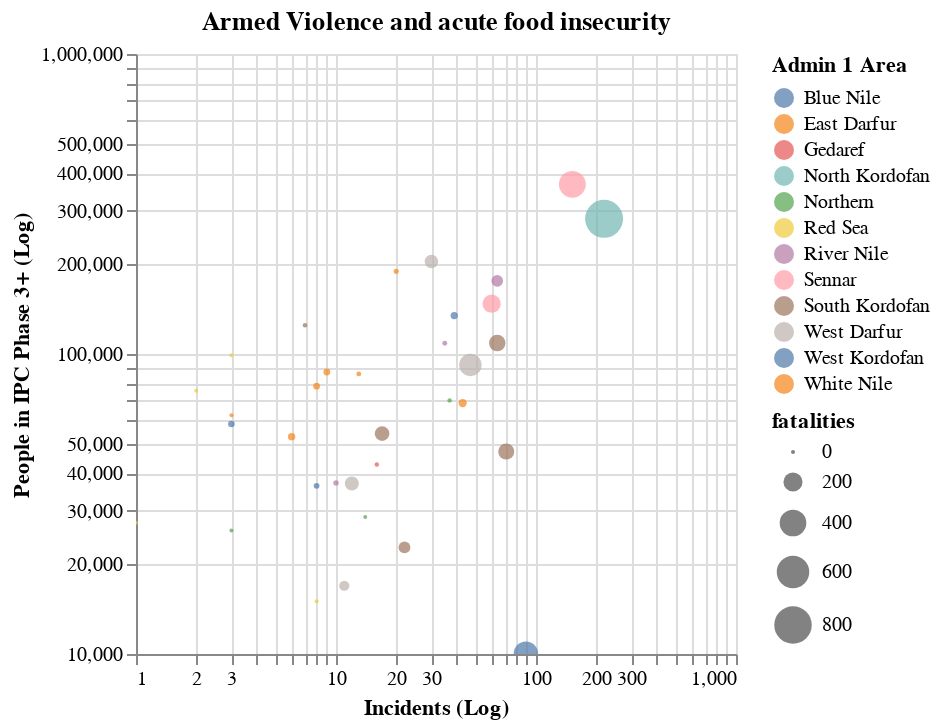

Write notebook code for a chart like this one.
### Code cell
# Create the chart with the selection and regression line
chart = alt.Chart(acled_ipc_adm2).mark_circle().encode(
    x=alt.X('event_id_cnty:Q', scale=alt.Scale(type='log'), title='Incidents (Log)'),
    y=alt.Y('Number:Q', scale=alt.Scale(type='log'), title='People in IPC Phase 3+ (Log)'),
    color=alt.Color('Level 1:N', legend=alt.Legend(title="Admin 1 Area")),
    size=alt.Size('fatalities:Q'),
    tooltip=['admin2', 'fatalities', 'Number']
).properties(
    title='Armed Violence and acute food insecurity'
).interactive()

chart.to_json()

with open('CC9_fig1.json', 'w') as f:
    f.write(chart)

### Figure 1 — Vega-Lite specification as saved in the notebook (floating-point values rounded to 4 significant figures)
{"config": {"view": {"continuousWidth": 300, "continuousHeight": 300}}, "data": {"name": "data-796e19c005c3079862ee0ee6a70aff80"}, "mark": {"type": "circle"}, "encoding": {"color": {"field": "Level 1", "legend": {"title": "Admin 1 Area"}, "type": "nominal"}, "size": {"field": "fatalities", "type": "quantitative"}, "tooltip": [{"field": "admin2", "type": "nominal"}, {"field": "fatalities", "type": "quantitative"}, {"field": "Number", "type": "nominal"}], "x": {"field": "event_id_cnty", "scale": {"type": "log"}, "title": "Incidents (Log)", "type": "quantitative"}, "y": {"field": "Number", "scale": {"type": "log"}, "title": "People in IPC Phase 3+ (Log)", "type": "quantitative"}}, "params": [{"name": "param_4", "select": {"type": "interval", "encodings": ["x", "y"]}, "bind": "scales"}], "title": "Armed Violence and acute food insecurity", "$schema": "https://vega.github.io/schema/vega-lite/v5.20.1.json", "datasets": {"data-796e19c005c3079862ee0ee6a70aff80": [{"admin2": "Abassiya", "fatalities": 115, "event_id_cnty": 17, "Date of analysis": "Apr 2024", "Country": "SDN", "Total country population": "47208125", "Level 1": "South Kordofan", "Area": "Abassiya", "Validity period": "current", "From": "2024-04-01", "To": "2024-05-31", "Phase": "3+", "Number": "54287", "Percentage": "0.4"}, {"admin2": "Adila", "fatalities": 5, "event_id_cnty": 13, "Date of analysis": "Apr 2024", "Country": "SDN", "Total country population": "47208125", "Level 1": "East Darfur", "Area": "Adila", "Validity period": "current", "From": "2024-04-01", "To": "2024-05-31", "Phase": "3+", "Number": "85845", "Percentage": "0.45"}, {"admin2": "An Nuhud", "fatalities": 21, "event_id_cnty": 39, "Date of analysis": "Apr 2024", "Country": "SDN", "Total country population": "47208125", "Level 1": "West Kordofan", "Area": "An Nuhud", "Validity period": "current", "From": "2024-04-01", "To": "2024-05-31", "Phase": "3+", "Number": "134355", "Percentage": "0.45"}, {"admin2": "Assalaya", "fatalities": 0, "event_id_cnty": 3, "Date of analysis": "Apr 2024", "Country": "SDN", "Total country population": "47208125", "Level 1": "East Darfur", "Area": "Assalaya", "Validity period": "current", "From": "2024-04-01", "To": "2024-05-31", "Phase": "3+", "Number": "62521", "Percentage": "0.4"}, {"admin2": "Atbara", "fatalities": 5, "event_id_cnty": 35, "Date of analysis": "Apr 2024", "Country": "SDN", "Total country population": "47208125", "Level 1": "River Nile", "Area": "Atbara", "Validity period": "current", "From": "2024-04-01", "To": "2024-05-31", "Phase": "3+", "Number": "108542", "Percentage": "0.3"}, {"admin2": "Babanusa", "fatalities": 333, "event_id_cnty": 89, "Date of analysis": "Apr 2024", "Country": "SDN", "Total country population": "47208125", "Level 1": "West Kordofan", "Area": "Babanusa", "Validity period": "current", "From": "2024-04-01", "To": "2024-05-31", "Phase": "3+", "Number": "10020", "Percentage": "0.6"}, {"admin2": "Barbar", "fatalities": 8, "event_id_cnty": 10, "Date of analysis": "Apr 2024", "Country": "SDN", "Total country population": "47208125", "Level 1": "River Nile", "Area": "Barbar", "Validity period": "current", "From": "2024-04-01", "To": "2024-05-31", "Phase": "3+", "Number": "37186", "Percentage": "0.15"}, {"admin2": "Basundah", "fatalities": 2, "event_id_cnty": 16, "Date of analysis": "Apr 2024", "Country": "SDN", "Total country population": "47208125", "Level 1": "Gedaref", "Area": "Basundah", "Validity period": "current", "From": "2024-04-01", "To": "2024-05-31", "Phase": "3+", "Number": "42800", "Percentage": "0.35"}, {"admin2": "Beida", "fatalities": 51, "event_id_cnty": 11, "Date of analysis": "Apr 2024", "Country": "SDN", "Total country population": "47208125", "Level 1": "West Darfur", "Area": "Beida", "Validity period": "current", "From": "2024-04-01", "To": "2024-05-31", "Phase": "3+", "Number": "16885", "Percentage": "0.5"}, {"admin2": "Delami", "fatalities": 72, "event_id_cnty": 22, "Date of analysis": "Apr 2024", "Country": "SDN", "Total country population": "47208125", "Level 1": "South Kordofan", "Area": "Delami", "Validity period": "current", "From": "2024-04-01", "To": "2024-05-31", "Phase": "3+", "Number": "22663", "Percentage": "0.5"}, {"admin2": "Delgo", "fatalities": 0, "event_id_cnty": 3, "Date of analysis": "Apr 2024", "Country": "SDN", "Total country population": "47208125", "Level 1": "Northern", "Area": "Delgo", "Validity period": "current", "From": "2024-04-01", "To": "2024-05-31", "Phase": "3+", "Number": "25786", "Percentage": "0.25"}, {"admin2": "Dilling", "fatalities": 148, "event_id_cnty": 64, "Date of analysis": "Apr 2024", "Country": "SDN", "Total country population": "47208125", "Level 1": "South Kordofan", "Area": "Dilling", "Validity period": "current", "From": "2024-04-01", "To": "2024-05-31", "Phase": "3+", "Number": "108770", "Percentage": "0.5"}, {"admin2": "Dongola", "fatalities": 2, "event_id_cnty": 37, "Date of analysis": "Apr 2024", "Country": "SDN", "Total country population": "47208125", "Level 1": "Northern", "Area": "Dongola", "Validity period": "current", "From": "2024-04-01", "To": "2024-05-31", "Phase": "3+", "Number": "70031", "Percentage": "0.25"}, {"admin2": "Dordieb", "fatalities": 0, "event_id_cnty": 1, "Date of analysis": "Apr 2024", "Country": "SDN", "Total country population": "47208125", "Level 1": "Red Sea", "Area": "Dordieb", "Validity period": "current", "From": "2024-04-01", "To": "2024-05-31", "Phase": "3+", "Number": "27361", "Percentage": "0.4"}, {"admin2": "Geisan", "fatalities": 16, "event_id_cnty": 3, "Date of analysis": "Apr 2024", "Country": "SDN", "Total country population": "47208125", "Level 1": "Blue Nile", "Area": "Geisan", "Validity period": "current", "From": "2024-04-01", "To": "2024-05-31", "Phase": "3+", "Number": "58455", "Percentage": "0.4"}, {"admin2": "Halfa", "fatalities": 0, "event_id_cnty": 14, "Date of analysis": "Apr 2024", "Country": "SDN", "Total country population": "47208125", "Level 1": "Northern", "Area": "Halfa", "Validity period": "current", "From": "2024-04-01", "To": "2024-05-31", "Phase": "3+", "Number": "28620", "Percentage": "0.3"}, {"admin2": "Haya", "fatalities": 0, "event_id_cnty": 3, "Date of analysis": "Apr 2024", "Country": "SDN", "Total country population": "47208125", "Level 1": "Red Sea", "Area": "Haya", "Validity period": "current", "From": "2024-04-01", "To": "2024-05-31", "Phase": "3+", "Number": "99110", "Percentage": "0.3"}, {"admin2": "Heiban", "fatalities": 3, "event_id_cnty": 7, "Date of analysis": "Apr 2024", "Country": "SDN", "Total country population": "47208125", "Level 1": "South Kordofan", "Area": "Heiban", "Validity period": "current", "From": "2024-04-01", "To": "2024-05-31", "Phase": "3+", "Number": "124651", "Percentage": "0.5"}, {"admin2": "Kadugli", "fatalities": 139, "event_id_cnty": 71, "Date of analysis": "Apr 2024", "Country": "SDN", "Total country population": "47208125", "Level 1": "South Kordofan", "Area": "Kadugli", "Validity period": "current", "From": "2024-04-01", "To": "2024-05-31", "Phase": "3+", "Number": "47301", "Percentage": "0.6"}, {"admin2": "Keilak", "fatalities": 10, "event_id_cnty": 8, "Date of analysis": "Apr 2024", "Country": "SDN", "Total country population": "47208125", "Level 1": "West Kordofan", "Area": "Keilak", "Validity period": "current", "From": "2024-04-01", "To": "2024-05-31", "Phase": "3+", "Number": "36365", "Percentage": "0.45"}, {"admin2": "Kereneik", "fatalities": 95, "event_id_cnty": 30, "Date of analysis": "Apr 2024", "Country": "SDN", "Total country population": "47208125", "Level 1": "West Darfur", "Area": "Kereneik", "Validity period": "current", "From": "2024-04-01", "To": "2024-05-31", "Phase": "3+", "Number": "203436", "Percentage": "0.6"}, {"admin2": "Kosti", "fatalities": 30, "event_id_cnty": 43, "Date of analysis": "Apr 2024", "Country": "SDN", "Total country population": "47208125", "Level 1": "White Nile", "Area": "Kosti", "Validity period": "current", "From": "2024-04-01", "To": "2024-05-31", "Phase": "3+", "Number": "68633", "Percentage": "0.35"}, {"admin2": "Kulbus", "fatalities": 104, "event_id_cnty": 12, "Date of analysis": "Apr 2024", "Country": "SDN", "Total country population": "47208125", "Level 1": "West Darfur", "Area": "Kulbus", "Validity period": "current", "From": "2024-04-01", "To": "2024-05-31", "Phase": "3+", "Number": "37011", "Percentage": "0.45"}, {"admin2": "Rabak", "fatalities": 6, "event_id_cnty": 20, "Date of analysis": "Apr 2024", "Country": "SDN", "Total country population": "47208125", "Level 1": "White Nile", "Area": "Rabak", "Validity period": "current", "From": "2024-04-01", "To": "2024-05-31", "Phase": "3+", "Number": "188600", "Percentage": "0.4"}, {"admin2": "Sawakin", "fatalities": 0, "event_id_cnty": 8, "Date of analysis": "Apr 2024", "Country": "SDN", "Total country population": "47208125", "Level 1": "Red Sea", "Area": "Sawakin", "Validity period": "current", "From": "2024-04-01", "To": "2024-05-31", "Phase": "3+", "Number": "15004", "Percentage": "0.15"}, {"admin2": "Sennar", "fatalities": 406, "event_id_cnty": 152, "Date of analysis": "Apr 2024", "Country": "SDN", "Total country population": "47208125", "Level 1": "Sennar", "Area": "Sennar", "Validity period": "current", "From": "2024-04-01", "To": "2024-05-31", "Phase": "3+", "Number": "367729", "Percentage": "0.6"}, {"admin2": "Sheikan", "fatalities": 822, "event_id_cnty": 219, "Date of analysis": "Apr 2024", "Country": "SDN", "Total country population": "47208125", "Level 1": "North Kordofan", "Area": "Sheikan", "Validity period": "current", "From": "2024-04-01", "To": "2024-05-31", "Phase": "3+", "Number": "282220", "Percentage": "0.5"}, {"admin2": "Shendi", "fatalities": 70, "event_id_cnty": 64, "Date of analysis": "Apr 2024", "Country": "SDN", "Total country population": "47208125", "Level 1": "River Nile", "Area": "Shendi", "Validity period": "current", "From": "2024-04-01", "To": "2024-05-31", "Phase": "3+", "Number": "175313", "Percentage": "0.3"}, {"admin2": "Shiaria", "fatalities": 17, "event_id_cnty": 8, "Date of analysis": "Apr 2024", "Country": "SDN", "Total country population": "47208125", "Level 1": "East Darfur", "Area": "Shiaria", "Validity period": "current", "From": "2024-04-01", "To": "2024-05-31", "Phase": "3+", "Number": "78097", "Percentage": "0.3"}, {"admin2": "Sinja", "fatalities": 184, "event_id_cnty": 60, "Date of analysis": "Apr 2024", "Country": "SDN", "Total country population": "47208125", "Level 1": "Sennar", "Area": "Sinja", "Validity period": "current", "From": "2024-04-01", "To": "2024-05-31", "Phase": "3+", "Number": "147167", "Percentage": "0.45"}, {"admin2": "Sirba", "fatalities": 281, "event_id_cnty": 47, "Date of analysis": "Apr 2024", "Country": "SDN", "Total country population": "47208125", "Level 1": "West Darfur", "Area": "Sirba", "Validity period": "current", "From": "2024-04-01", "To": "2024-05-31", "Phase": "3+", "Number": "91961", "Percentage": "0.65"}, {"admin2": "Tawkar", "fatalities": 0, "event_id_cnty": 2, "Date of analysis": "Apr 2024", "Country": "SDN", "Total country population": "47208125", "Level 1": "Red Sea", "Area": "Tawkar", "Validity period": "current", "From": "2024-04-01", "To": "2024-05-31", "Phase": "3+", "Number": "75480", "Percentage": "0.4"}, {"admin2": "Tendalti", "fatalities": 18, "event_id_cnty": 9, "Date of analysis": "Apr 2024", "Country": "SDN", "Total country population": "47208125", "Level 1": "White Nile", "Area": "Tendalti", "Validity period": "current", "From": "2024-04-01", "To": "2024-05-31", "Phase": "3+", "Number": "87112", "Percentage": "0.35"}, {"admin2": "Yassin", "fatalities": 22, "event_id_cnty": 6, "Date of analysis": "Apr 2024", "Country": "SDN", "Total country population": "47208125", "Level 1": "East Darfur", "Area": "Yassin", "Validity period": "current", "From": "2024-04-01", "To": "2024-05-31", "Phase": "3+", "Number": "53018", "Percentage": "0.35"}]}}
